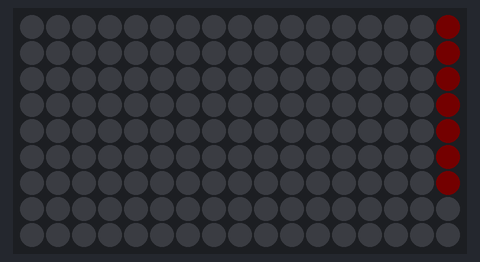
Bench run of a sketch on a simulated Arduino Uno, built with avr-gcc and run on an emulated ATmega328P. On the bench: 17×9 RGB LED matrix (first LED top left, wired row by row). Dim RGB values are drawn brighter than linear.

Above: at 0.19 s.
At 1.5 s:
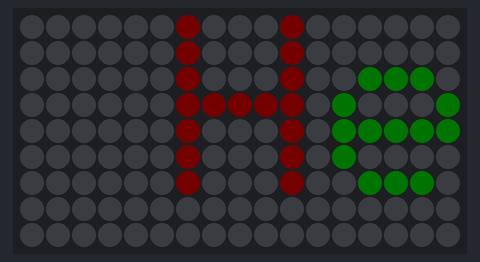
At 2.79 s:
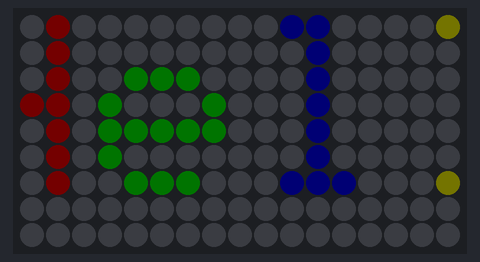
At 5.43 s:
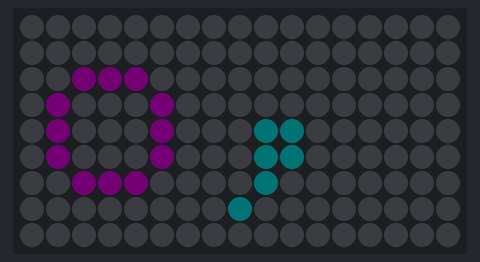
At 8.23 s:
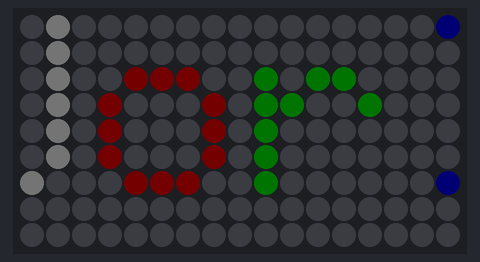
At 10.8 s:
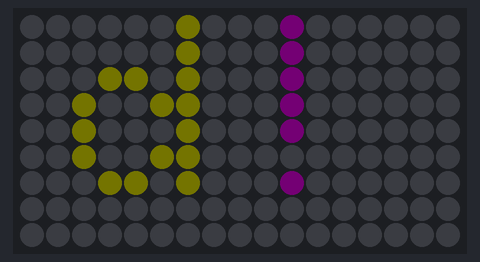

Measured:
- by itself, everything shown: repeats every 11.0 s, in 83 steps

The sketch:

text_scroll.ino
```cpp
#include <Adafruit_GFX.h>         // Core graphics library
#include <Adafruit_NeoMatrix.h>    // For NeoPixel Matrix
#include <Adafruit_NeoPixel.h>     // Basic NeoPixel library

#define DATA_PIN 0              // Use GPIO 2 for the WS2812B Data line
#define MATRIX_WIDTH 17            // Width of the matrix (8x8)
#define MATRIX_HEIGHT 9           // Height of the matrix

// Initialize the matrix with different orientation
Adafruit_NeoMatrix matrix = Adafruit_NeoMatrix(MATRIX_WIDTH, MATRIX_HEIGHT, DATA_PIN,
  NEO_MATRIX_TOP     + NEO_MATRIX_RIGHT +  // Change NEO_MATRIX_LEFT to NEO_MATRIX_RIGHT
  NEO_MATRIX_COLUMNS + NEO_MATRIX_PROGRESSIVE,
  NEO_GRB + NEO_KHZ800);

// Your scrolling message
char message[] = "Hello, World!";
int textPos = MATRIX_WIDTH;   // Start the text off-screen to the right

// Define some colors
uint16_t colors[] = {
  matrix.Color(255, 0, 0),    // Red
  matrix.Color(0, 255, 0),    // Green
  matrix.Color(0, 0, 255),    // Blue
  matrix.Color(255, 255, 0),  // Yellow
  matrix.Color(255, 0, 255),  // Magenta
  matrix.Color(0, 255, 255),  // Cyan
  matrix.Color(255, 165, 0),  // Orange
  matrix.Color(255, 255, 255) // White
};

void setup() {
  matrix.begin();
  matrix.setTextWrap(false);       // Disable text wrapping
  matrix.setBrightness(1);        // Set brightness (0-255)
}

void loop() {
  matrix.fillScreen(0);            // Clear the screen
  int pos = textPos;               // Temporary position for each character

  // Loop through each character in the message
  for (int i = 0; i <= strlen(message); i++) {
    // Set the color based on the character's index (mod number of colors)
    matrix.setTextColor(colors[i % 8]);

    // Print each letter at its corresponding position
    matrix.setCursor(pos, 0);
    matrix.print(message[i]);

    // Move the cursor position to the left by 6 pixels (character width)
    pos += 6;
  }

  matrix.show();                   // Refresh the display
  delay(100);                      // Delay for scrolling speed

  // Move the text left
  textPos--;

  // Reset the position when the text has fully scrolled off the left
  int16_t textWidth = 5 * strlen(message); // 6 pixels per character for size 1
  if (textPos < -textWidth) {
    textPos = MATRIX_WIDTH;        // Reset position to scroll again
  }
}
```
